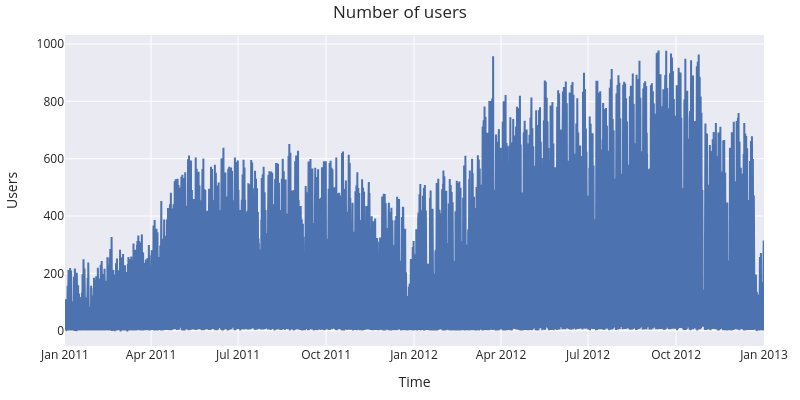

The notebook cell saved with this chart:
### Markdown cell above
<div role="note"
     style="background: rgba(0,184,212,.08); border-left: 6px solid #00b8d4; border-radius: 6px; padding: 10px 12px; margin: 1em 0;">
  <p style="display: flex; align-items: center; font-size: 1rem; color: #00b8d4; margin: 0 0 6px 0; font-weight: 600;">
    <span style="margin-right: 6px; font-size: 1.125em;">✏️</span>
    <strong style="font-size: 18px;">Note</strong>
  </p>

  <p>
    Skforecast-ai is ready to preprocess the data, but it is recommended that users apply their own preprocessing steps before using the assistant. This ensures the data is in the desired format and any necessary transformations have been applied before proceeding with the forecasting workflow.
  </p>
  
</div>

### Code cell
# Interactive plot of time series
# ==============================================================================
fig = go.Figure()
fig.add_trace(go.Scatter(x=data.index, y=data['users'], mode='lines', name='Train'))
fig.update_layout(
    title  = 'Number of users',
    xaxis_title="Time",
    yaxis_title="Users",
    legend_title="Partition:",
    width=800,
    height=400,
    margin=dict(l=20, r=20, t=35, b=20),
    legend=dict(orientation="h", yanchor="top", y=1, xanchor="left", x=0.001)
)
fig.show()

### Figure 1 — Plotly figure (JSON) as saved in the notebook; plotly's stock layout.template omitted (floating-point values rounded to 4 significant figures; data arrays with more than 128 entries replaced by an {"elided": "..."} marker saying what was removed)
{"data": [{"mode": "lines", "name": "Train", "type": "scatter", "x": {"elided": "17544 str values"}, "y": {"elided": "17544 float values"}}], "layout": {"height": 400, "legend": {"orientation": "h", "title": {"text": "Partition:"}, "x": 0.001, "xanchor": "left", "y": 1, "yanchor": "top"}, "margin": {"b": 20, "l": 20, "r": 20, "t": 35}, "title": {"text": "Number of users"}, "width": 800, "xaxis": {"title": {"text": "Time"}}, "yaxis": {"title": {"text": "Users"}}}}
